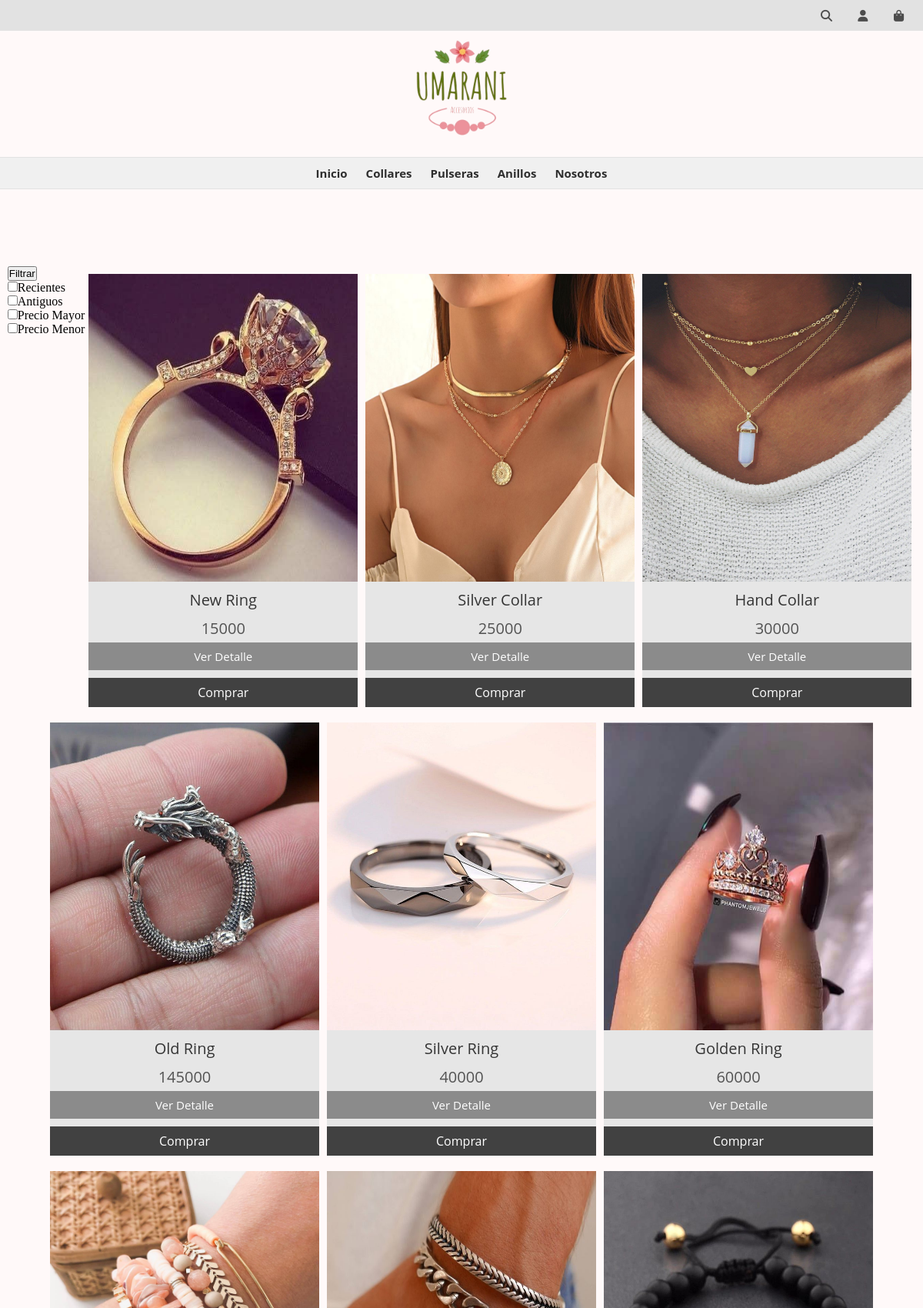
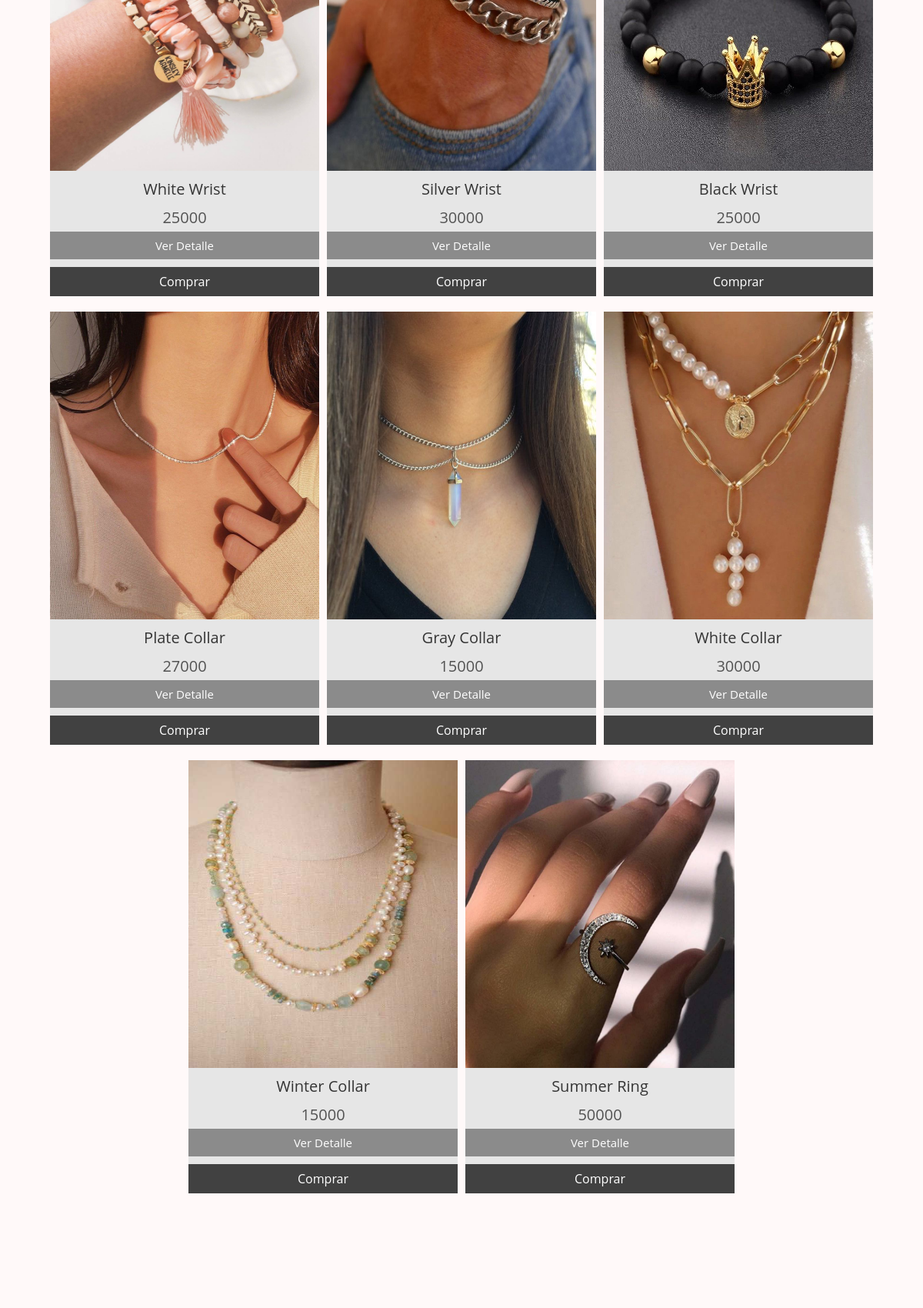
The app's page /View/Collares.php (upper part) with its own data (2 pictures, top to bottom).
### tables this page shows
CREATE TABLE `articulo` (
  `artId` int(11) NOT NULL AUTO_INCREMENT,
  `artNombre` varchar(150) NOT NULL,
  `artPrecio` int(11) NOT NULL,
  `artCantidad` int(11) NOT NULL,
  `artVista` varchar(250) NOT NULL,
  `artEstado` varchar(15) NOT NULL,
  `artCategoriaId` int(11) NOT NULL,
  PRIMARY KEY (`artId`),
  KEY `fk_artCategoriaId` (`artCategoriaId`),
  CONSTRAINT `fk_artCategoriaId` FOREIGN KEY (`artCategoriaId`) REFERENCES `categoria` (`categoriaId`)
);

### Controller/mostrarCatalogo.php (called while the page is built, shortened)
<?php
    require('../Model/M_Productos4.php');
    $prod2 = new Producto();
    if(isset($_REQUEST['seccion'])){
        $seccion = $_REQUEST['seccion'];
    }else{
        $seccion = "inicio";
    }
    switch($seccion){
    case "inicio":
    $seccion = "";
    $prod2->seccionCatalogo($seccion);
    if(isset($orden)){
        $prod2->ordenarCatalogo($orden);
    }else{
        $orden = "";
        $prod2->ordenarCatalogo($orden);
    }
    $productos = $prod2->verProducto();
    break;
    }
?>

### Model/M_Productos4.php (called while the page is built, shortened)
<?php
    class Producto {
            private $prod;
            private $seccion;
            private $ordenCatalogo;
        public function __construct()
        {
            require('../Model/ConexionBD.php');
            $this->prod = $conexionBD;
        }
        public function seccionCatalogo($seccion){
            $this->seccion = $seccion;
        }public function ordenarCatalogo($orden){
            $this->ordenCatalogo = $orden;
        }
        public function verProducto(){
            $seccion = $this->seccion;
            $orden = $this->ordenCatalogo;
            $query = $this->prod->query("SELECT * FROM articulo
            JOIN categoria
            ON artCategoriaId = categoriaId
            $seccion
            $orden
            ");
            $retorno = [];
            $i = 0;
            while($fila = $query->fetch_assoc()) {
                $retorno[$i] = $fila;
                $i++;
            }
            return $retorno;
        }
    }
?>

### View/Collares.php (the view, shortened to what this page needs)
<?php
require "../Controller/mostrarCatalogo.php";
require('../Controller/carrito.php');
require_once("../Controller/buscador.php");
?>
<!DOCTYPE html>
<html lang="en">
<head>
</head>
<body>
    <link rel="stylesheet" href="../CSS/estilos.css">
    <div class="padre">
        <header class="header">
        <div class="contacto">
               <a class="searchButton" href="#"> <i class="fas fa-search"></i></a>
                <a class="accountButton" href="#"><i class="fas fa-user"></i></a>
                <a class="kartButton" href="#"><i class="fas fa-shopping-bag"></i></a>
            </div>
                <div class="logo">
                    <a href="#"><img src="../Uploads/logo.png" alt=""></a>
                </div>
            <div class="menu">
                <b><a href="../View/catalogo.php?">Inicio</a></b>
                <b><a href="#">Collares</a></b>
                <b><a href="../View/pulseras.php?seccion=pulseras">Pulseras</a></b>
                <b><a href="../View/anillos.php?seccion=anillos">Anillos</a></b>
                <b><a href="..">Nosotros</a></b>
            </div>
        </header>
        <section class="section">
            <form action="" >
                <input type="submit" value="Filtrar"><br>
                <input type="checkbox" name="Recientes">Recientes<br>
                <input type="checkbox" name="Antiguos">Antiguos<br>
                <input type="checkbox" name="Mayor">Precio Mayor<br>
                <input type="checkbox" name="Menor">Precio Menor<br>
            </form>
        <?php
                        foreach($productos as $producto){
                     ?>
            <article class="producto">
                <div class="imagen">
                    <img class="image" src="<?php echo $producto['artVista']   ?>" alt="">
                </div>
                <div class="titulo">
                    <a href="#"><?php echo $producto['artNombre']  ?></a>
                </div>
                <div class="precio">
                    <p href="#"><?php echo $producto['artPrecio']   ?></p>
                </div>
                <div class="verdetalle itemId">
                    <a href="../view/DetalleProducto.php?arId=<?php echo "$producto[artId]"?>">Ver Detalle</a>
                </div>
                <div class="comprar addToKart">
                   <a href="../Controller/carrito.php?sesionId=<?php echo "$sesionId"?>&artId=<?php echo "$producto[artId]"?>&Cant=1">Comprar</a>
                </div>
            </article>
            <?php
                        }
                     ?>
            <nav class="navegacion">
            </nav>
        </section>
    </div>
</body>
</html>

### CSS/estilos.css (style rules this page uses)
* { margin: 0px; padding: 0px; box-sizing: border-box; }
.header { background: rgb(255, 249, 249); margin: 0px 0px; }
.contacto { background: #e2e2e2; padding: 10px; text-align: center; font-family: 'Open Sans', sans-serif; font-size: 13px; text-align: end; position: fixed; width: 100%; }
.contacto a { color: rgb(77, 77, 77); padding: 0px 15px; font-size: 15px; transition: 0.2s ease-in-out; }
.logo { flex: 1 1 auto; overflow: hidden; justify-content: center; display: flex; }
.logo img { height: 220px; width: 220px; margin-top: 0px; transition: 0.5s ease-in-out; }
.menu { background: #f0f0f0; margin: 0px 0px; text-align: center; padding: 10px 0px; border-bottom: 1px solid #e2e2e2; border-top: 1px solid #e2e2e2; }
.menu a { color: #2e2e2e; text-decoration: none; padding: 0px 50px; font-size: 15px; font-family: 'Open Sans', sans-serif; transform: scale(1); transition: 0.5s; }
.section { background: rgb(255, 249, 249); display: flex; flex-wrap: wrap; justify-content: center; margin: 0px 0px; padding-top: 100px; }
.producto { background: rgb(230, 230, 230); flex: 0 1 20%; margin: 10px 5px; border-radius: 4px; width: 350px; }
.imagen { margin-top: 0px; height: 400px; width: 350px; overflow: hidden; }
.imagen img { height: 100%; width: 100%; box-shadow: 1px 0px 5px rgb(119, 90, 70); transition: 0.5s ease-in-out; }
.titulo { margin-top: 10px; text-align: center; }
.titulo a { text-decoration: none; color: rgb(53, 53, 53); font-family: 'Open Sans', sans-serif; font-size: 20px; }
.precio { margin-top: 10px; text-align: center; }
.precio p { text-decoration: none; color: #535353; font-family: 'Open Sans', sans-serif; font-size: 20px; }
.verdetalle { text-align: center; margin-top: 5px; padding: 8px; background: rgb(139, 139, 139); margin-left: 0px; margin-right: 0px; cursor: pointer; transition: 0.3s ease-in-out; border: none; }
.verdetalle a { text-decoration: none; color: #ffffff; font-family: 'Open Sans', sans-serif; font-size: 15px; display: block; }
.comprar { text-align: center; margin-top: 10px; padding: 8px; background: rgb(65, 65, 65); margin-left: 0px; margin-right: 0px; cursor: pointer; transition: 0.3s ease-in-out; }
.comprar a { text-decoration: none; color: rgb(255, 255, 255); font-family: 'Open Sans', sans-serif; }
.navegacion { flex: 1 1 100%; padding: 20px; margin-top: 50px; margin-bottom: 50px; text-align: center; }
@media screen and (max-width: 1400px) { .menu a { padding: 20px; } }
@media screen and (max-width: 1200px) { .menu a { padding: 10px; } }
@media screen and (max-width: 1200px) { .imagen { height: 400px; } }
@media screen and (max-width: 1200px) { .imagen img { height: 400px; } }
@media screen and (max-width: 1200px) { .logo img { width: 200px; height: 200px; } }

### records on screen
articulo: artVista (picture), artNombre "New Ring", artPrecio "15000"
articulo: artVista (picture), artNombre "Silver Collar", artPrecio "25000"
articulo: artVista (picture), artNombre "Hand Collar", artPrecio "30000"
articulo: artVista (picture), artNombre "Old Ring", artPrecio "145000"
articulo: artVista (picture), artNombre "Silver Ring", artPrecio "40000"
articulo: artVista (picture), artNombre "Golden Ring", artPrecio "60000"
articulo: artVista (picture), artNombre "White Wrist", artPrecio "25000"
articulo: artVista (picture), artNombre "Silver Wrist", artPrecio "30000"
articulo: artVista (picture), artNombre "Black Wrist", artPrecio "25000"
articulo: artVista (picture), artNombre "Plate Collar", artPrecio "27000"
articulo: artVista (picture), artNombre "Gray Collar", artPrecio "15000"
articulo: artVista (picture), artNombre "White Collar", artPrecio "30000"
articulo: artVista (picture), artNombre "Winter Collar", artPrecio "15000"
articulo: artVista (picture), artNombre "Summer Ring", artPrecio "50000"
